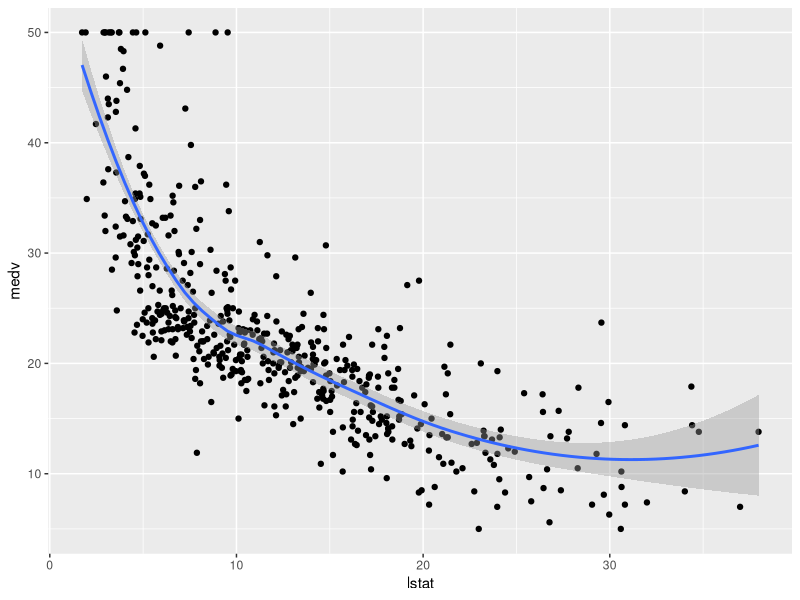
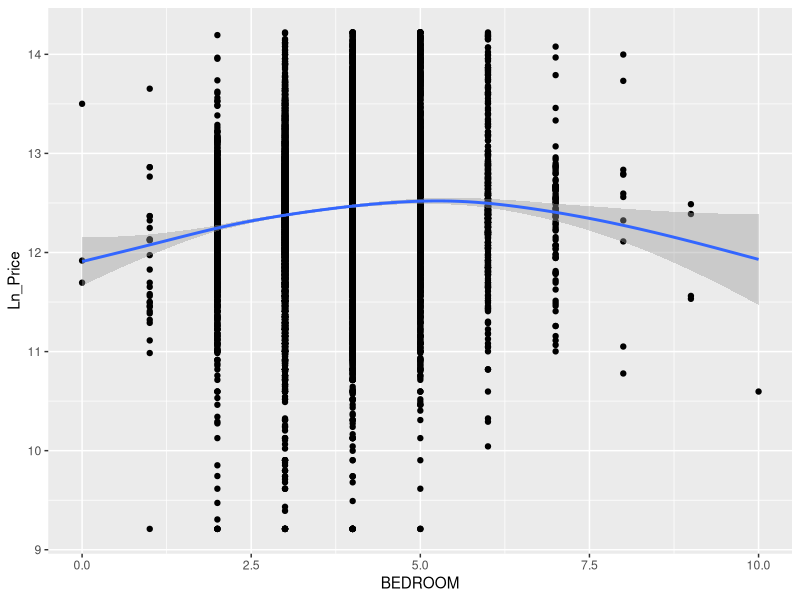
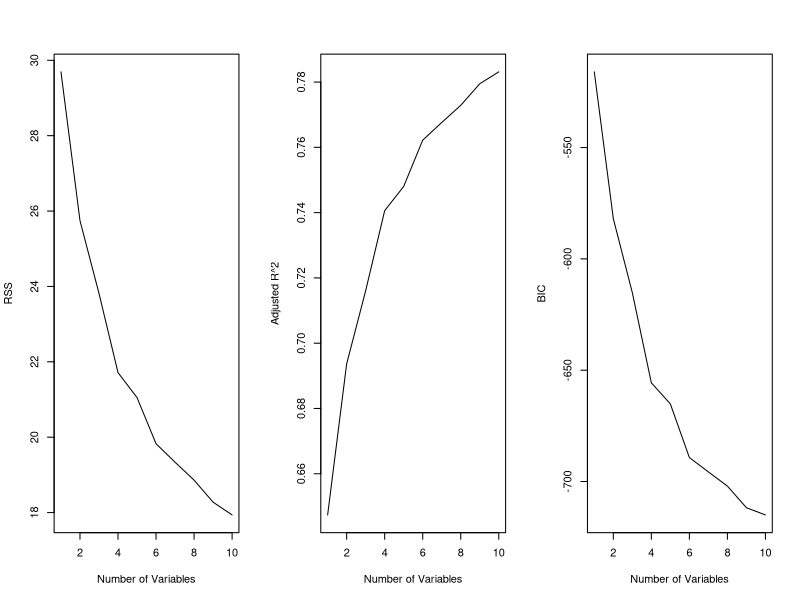
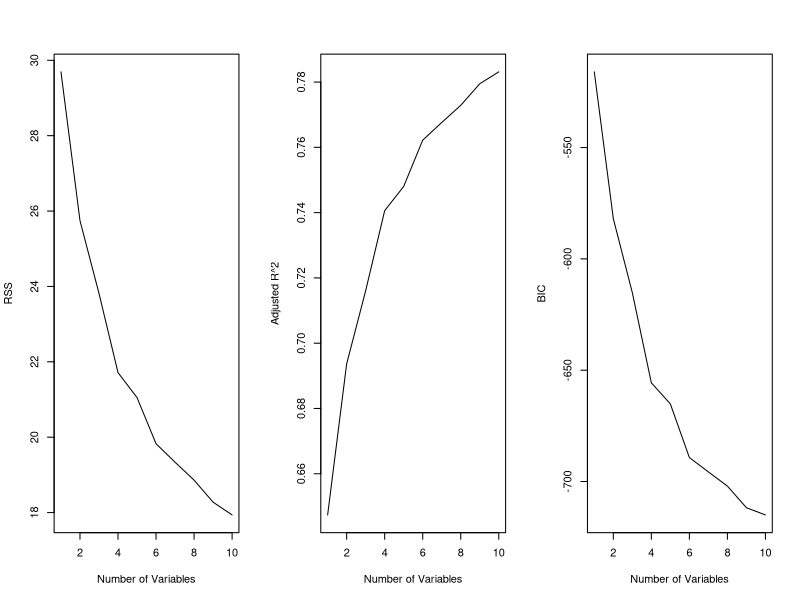
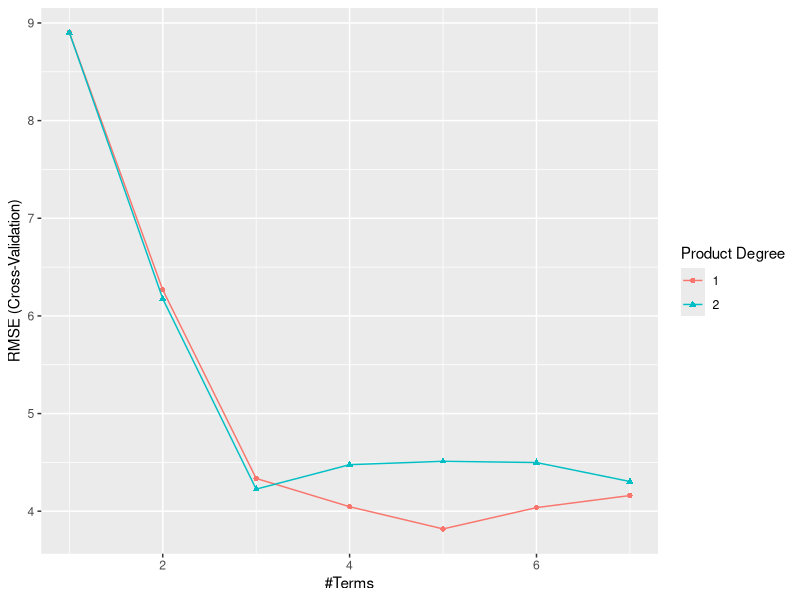
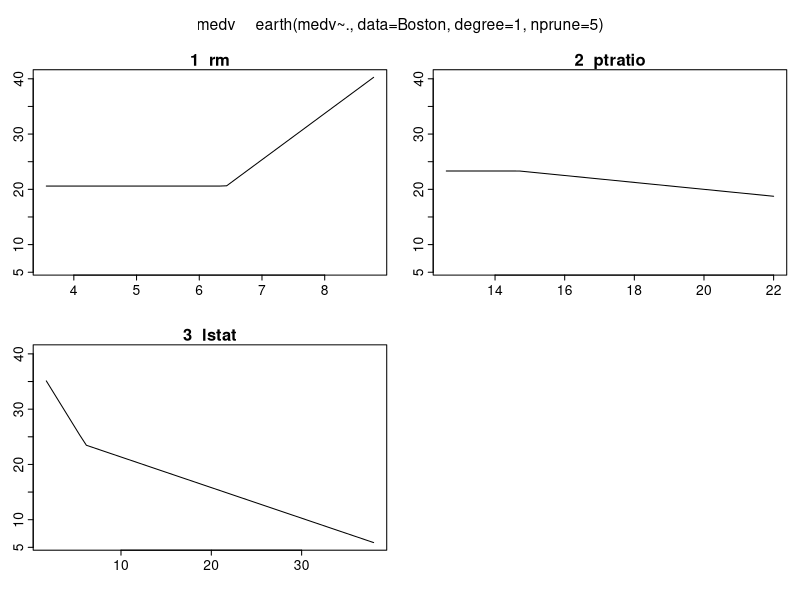
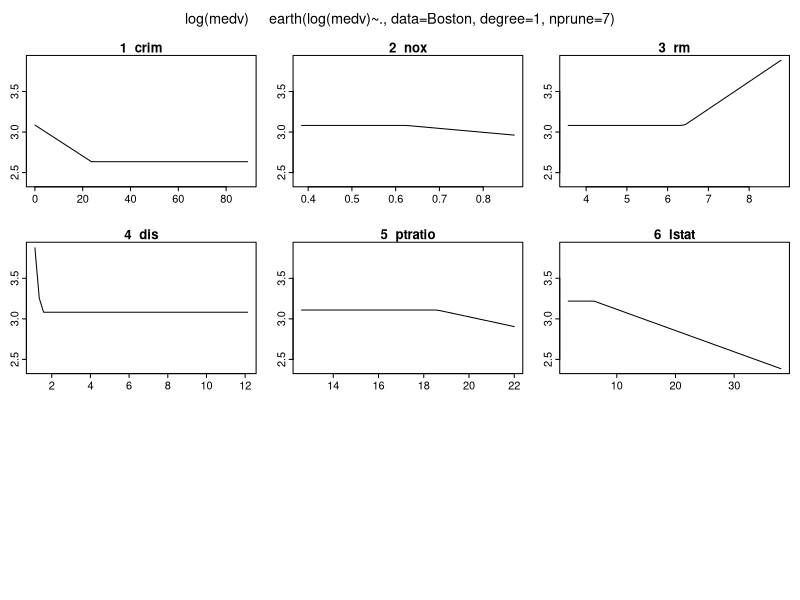

The R source for these figures, in order: (Note: this script raises an error after producing the figures.)
## ---- chunk 1
#install.packages("AmesHousing")
#install.packages("MASS")
#install.packages("earth")
#install.packages("caret")
#install.packages("broom")
#install.packages("leaps")
#install.packages("skimr")
#install.packages("tidyverse")
library(caret)
library(earth)
library(skimr)
library(dplyr)
library(ggplot2)
library(magrittr)
library(broom)
library(tidyverse)
library(MASS)   # for the Boston dataset
library(leaps)
## ---- chunk 2
library(MASS)
data("Boston")

head(Boston)
## ---- chunk 3
skim(Boston)
## ---- chunk 4
# Can visualize few relationships
ggplot(data = Boston, aes(x=lstat, y=medv)) +
  geom_point () + 
  geom_smooth(method="loess")

 #lstat= lower status of the population (percent). medv = median value of owner-occupied homes in $1000s.
## ---- chunk 5
# Chicago Housing Data
library(readr)

chicago <- read_csv("chicago housingdata.csv")

head(chicago)
## ---- chunk 6
ggplot(chicago,aes(x=BEDROOM, y=Ln_Price)) +
  geom_point () + 
  geom_smooth(method="gam")
## ---- chunk 7
library(haven)
heart <- 
  read_sav("Heart Data.sav")

View(heart)
## ---- chunk 8
# Boston Data
library(broom)

lm(log(medv) ~ ., data=Boston) %>% 
  tidy() %>% 
  mutate(across(where(is.numeric), ~ round(., 4)))

## ---- chunk 9
# Chicago Housing Data
lm(Ln_Price ~ ., data=chicago) %>% 
  tidy() %>% 
   mutate(across(where(is.numeric), ~ round(., 4)))
## ---- chunk 10
(exp(0.1) - 1) * 100
(exp(0.5) - 1) * 100
## ---- chunk 11
# Running binary logistic model for heart
m3 <- 
  glm(CHD ~ ., family = binomial(link="logit"), data=heart) #CHD (coronary heart disease: 1= yes, 0= no)
tidy(m3) %>% 
   mutate(across(where(is.numeric), ~ round(., 4)))
## ---- chunk 12
# You can calculate OR and their confidence intervals for interpretation
OR_table <- 
 cbind(OR = coef(m3), confint(m3)) %>%
  exp() %>%
  round(3)
## ---- chunk 13
# Boston Housing Data : Best Subsets Regression 

# Load data
data("Boston")

# Fit best subsets regression
best.sub.1 <- 
  regsubsets(log(medv) ~ ., data = Boston, nvmax = 10)

# Show summary
summary(best.sub.1)
## ---- chunk 14
reg.summary <-
  summary(best.sub.1)

reg.summary$rsq
## ---- chunk 15
par(mfrow=c(1,3)) 

plot(reg.summary$rss, xlab='Number of Variables', ylab='RSS', type='l') 
# rss = residual sum of squares

plot(reg.summary$adjr2, xlab='Number of Variables', ylab='Adjusted R^2', type='l')

plot(reg.summary$bic, xlab='Number of Variables', ylab='BIC', type='l')
## ---- chunk 16
# Chicago Housing Data : Best Subsets Regression 
best.sub. <-
  regsubsets(Ln_Price ~ ., data = chicago, nvmax=10)

summary(best.sub.1)
## ---- chunk 17
reg.summary <- 
  summary(best.sub.1)

reg.summary$rsq
## ---- chunk 18
par(mfrow=c(1,3))

plot(reg.summary$rss, xlab='Number of Variables', ylab='RSS', type='l')
plot(reg.summary$adjr2, xlab='Number of Variables', ylab='Adjusted R^2', type='l')
plot(reg.summary$bic, xlab='Number of Variables', ylab='BIC', type='l')
## ---- chunk 19
# Sample splitting into Train and Test

set.seed(2022)
index <- sample(1:nrow(Boston), size = floor(0.7*nrow(Boston)), replace = FALSE) 
train <- Boston[index,]
test <- Boston[-index,]
dim(train)
## ---- chunk 20
dim(test)
## ---- chunk 21
dim(Boston)
## ---- chunk 22
x <- train[, -14]
y <- train[, 14]
dim(x)
## ---- chunk 23
dim(y)
## ---- chunk 24
y |> as_tibble() |> dim()
## ---- chunk 25
library(caret)
# Create parameter tuning grid
parameter_grid <- floor(expand.grid(degree = 1:2, nprune = seq(2:8)))

# Perform cross-validation using caret package
cv_mars_boston <- train(x=x, y=y,
                        method ='earth',
                        metric='RMSE',
                        trControl = trainControl(method='cv', number = 10),
                        tuneGrid=parameter_grid)

ggplot(cv_mars_boston)
## ---- chunk 26
cv_mars_boston
## ---- chunk 27
mars_predict <- 
  predict(object=cv_mars_boston$finalModel,
                        newdata = test)
mars_predict
## ---- chunk 28
mean(abs(test$medv - mars_predict))
## ---- chunk 29
# Multivariate Adaptive Regression Splines 
mars.1 <- 
  earth(medv ~ ., degree=1, nprune = 5, data=Boston) #nprune: maximum no. of terms including intercept.

summary(mars.1)
## ---- chunk 30
plotmo(mars.1) # out of 13 variables, only 3 were picked.
## ---- chunk 31
mars.2 <-  
  earth(log(medv) ~ ., degree=1, nprune = 7, data=Boston)
summary(mars.2)
## ---- chunk 32
plotmo(mars.2)
## ---- chunk 33
# Regression Model

# You can quickly check the relationship: whether linear or non-linear

gam.1 = gam(log(medv)~ s(crim) + s(rm) + s(dis) + s(ptratio) + s(lstat), data=Boston) # s(): Defining smooths in GAM formulae: polynominal

par(mfrow=c(2,3))
plot(gam.1, se=TRUE, col="blue")
summary(gam.1)
